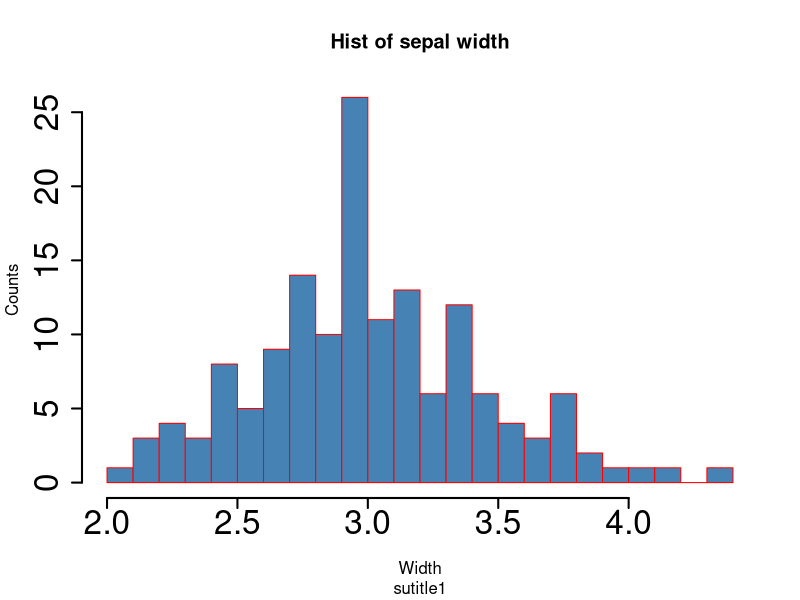
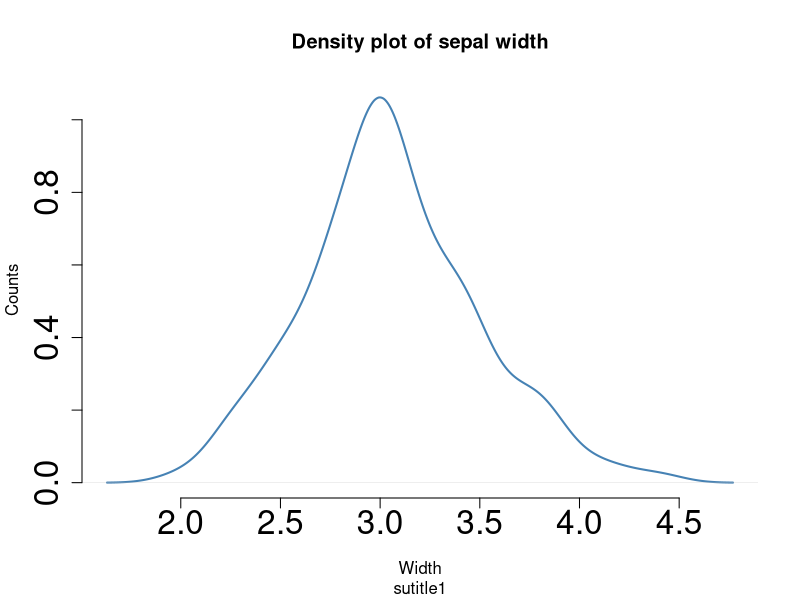
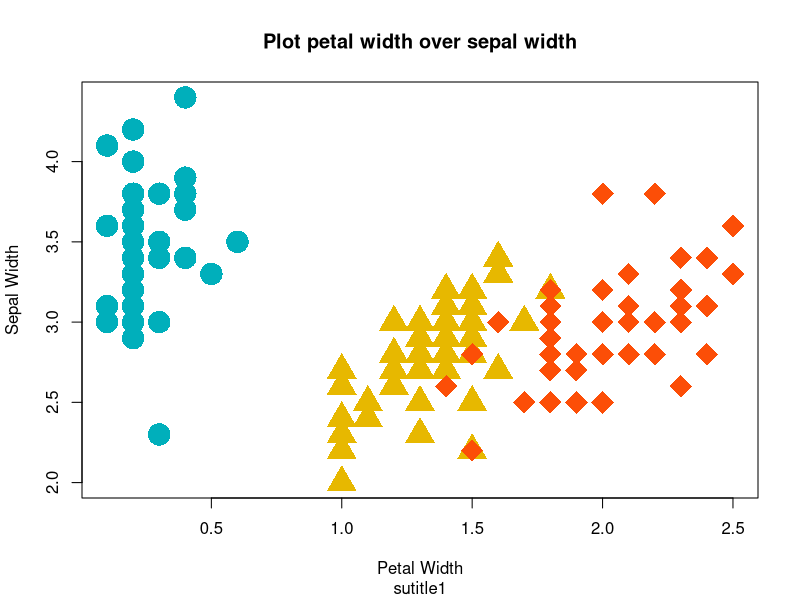
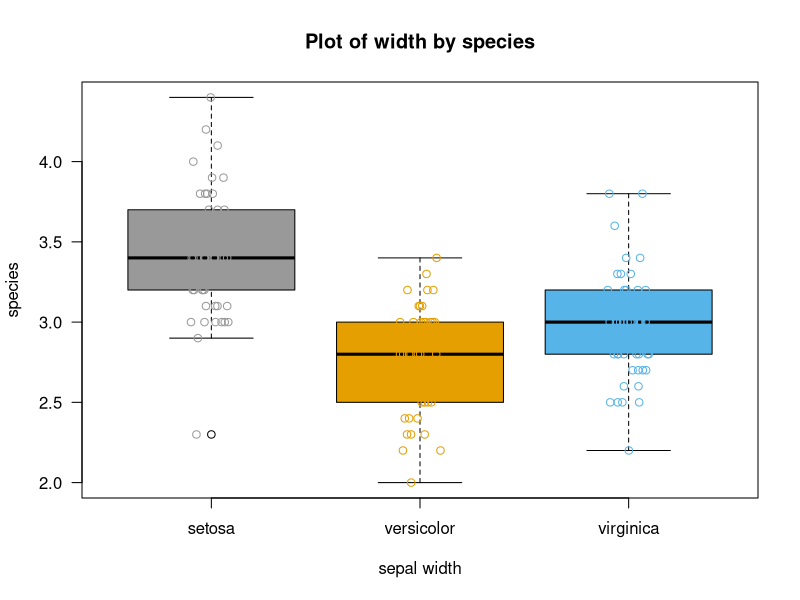
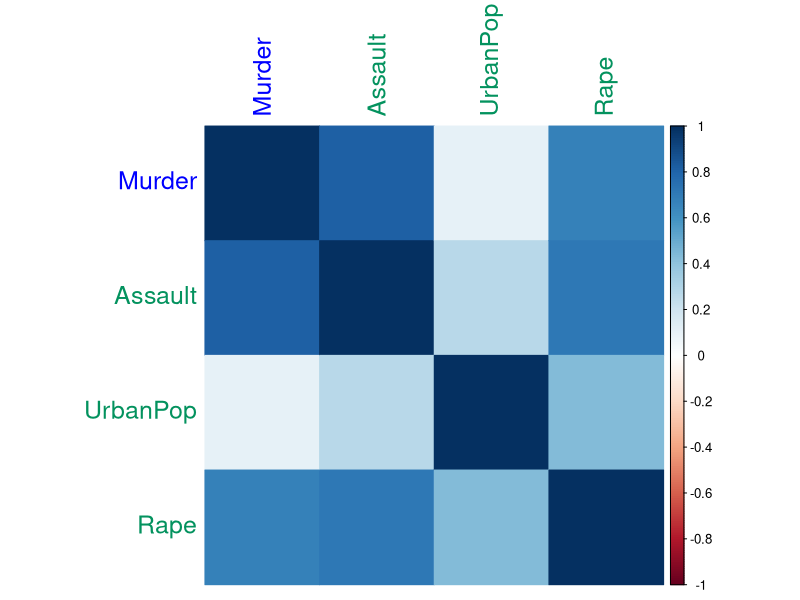
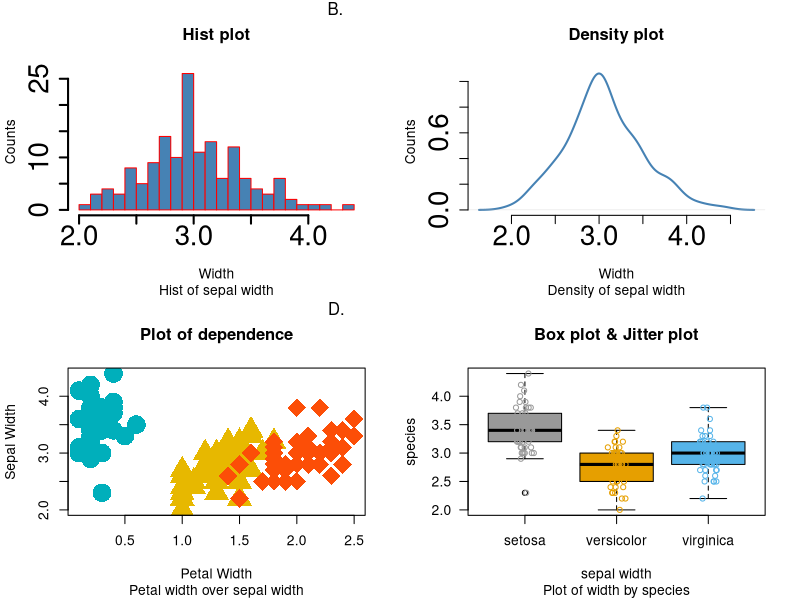
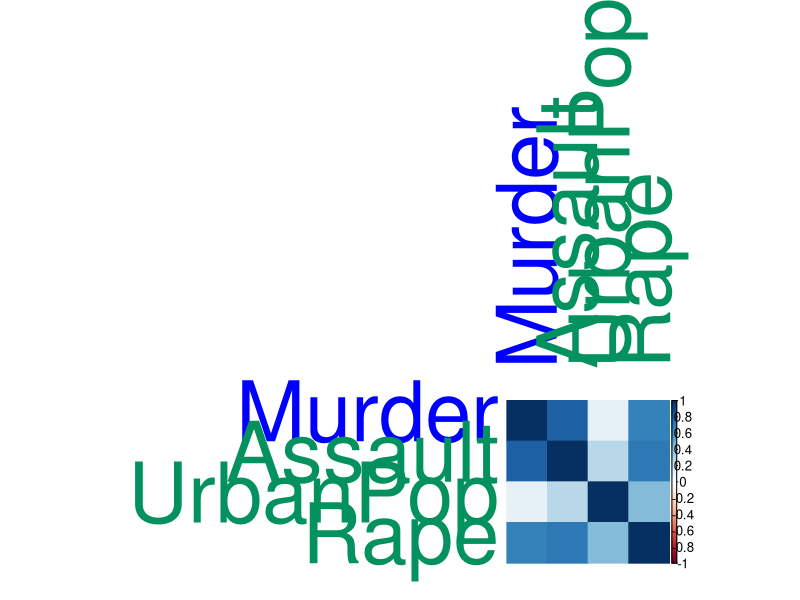

Reproduce these figures in R, in order.
#1
# Для датасета iris визуализировать:
# • распределение Sepal.Width в виде гладкой линии и гистограммы (hist, plot-density-polygon)
# • подписать имена оси x, заголовок, подзаголовок, 
# заполнить цветом гистограмму
# задать другим цветом границы столбцов гистограммы. 
# Увеличить размер шрифтов для осей в 2 раза(подписи и тики).

dens <- density(iris$Sepal.Widt)

hist1 <- hist(iris$Sepal.Width,
     col = "steelblue", border = 'red',
  main = "Hist of sepal width", sub = "sutitle1",
  xlab = "Width",
  ylab = "Counts",
  breaks = 30, lwd = 2,
  cex.axis = 2)

dens1 <- plot(dens,
     frame = FALSE,
     col = "steelblue",  
     xlab = "Width",
     ylab = "Counts",
     main = "Density plot of sepal width",sub = "sutitle1",
     lwd = 2,
     cex.axis = 2)

# 2
# • точечный график, на котором будет отображаться зависимость Petal.Width от Sepal.Width (plot). 
# Задать свой цвет, форму элементов для каждого значения Species. 
# Размер элементов должен быть равен 3. 

my_cols <- c("#00AFBB", "#E7B800", "#FC4E07")
my_pch <- c(16, 17, 18)

corr_plot1 <- plot(iris$Petal.Width, iris$Sepal.Width,  
     main = "Plot petal width over sepal width",  
     sub = "sutitle1",  xlab = "Petal Width", ylab = "Sepal Width",  
     cex = 3, 
     pch = my_pch[iris$Species],
     col = my_cols[iris$Species])


# 4
# • боксплоты+джиттерплоты для каждого значения Species(три боксплота на 1 графике). 
# Надписи по оси абсцисс развернуть под углом 90 градусов.

boxplot(iris$Sepal.Width ~ iris$Species,
        main = "Plot of width by species",
        xlab = "sepal width",
        ylab = "species", 
        col = c("#999999", "#E69F00", "#56B4E9"), yaxt = "n")
stripchart(iris$Sepal.Width ~ iris$Species,
           vertical = TRUE, 
           method = "jitter", add = TRUE, pch = 21, 
           col = c("#999999", "#E69F00", "#56B4E9"), yaxt = "n")
 axis(side = 2,
     las = 2)


# Для датасета USArrests визуализировать:
#   • визуализировать корреляцию Спирмена между столбцами (разные виды коррплотов). 
# Задать синим цветом надпись Murder и зеленым - Assault, UrbanPop, Rape

library(corrplot)

M <- cor(USArrests,method ="spearman")
LabelCol = c("blue", "#03925e", "#03925e", "#03925e")
corrplot(M, method = 'color', tl.col=LabelCol, tl.cex = 1.5)


# Сохранить первые 4 рисунка с шириной 7,5 дюймов и разрешением не менее 300 dpi, формат tiff
# Сохранить первые 4 рисунка как единый рисунок с 4 панелями. 
# Обозначить панели латинскими буквами в верхнем левом углу. 

# 300 dpi == 118.11 ppi, res in ppi

tiff("hw3_plot1", res = 118.11)
#set 4 panels
par(mfrow=c(2,2))

#create hist
hist(iris$Sepal.Width,
     col = "steelblue", border = 'red',
     main = "Hist plot",  sub = "Hist of sepal width", 
     xlab = "Width",
     ylab = "Counts",
     breaks = 30, lwd = 2,
     cex.axis = 2)

mtext("A.",
      side = 3, adj = -0.5, line = 3)

#create dens plot
plot(dens,
     frame = FALSE,
     col = "steelblue",  
     xlab = "Width",
     ylab = "Counts",
     main = "Density plot",sub = "Density of sepal width",
     lwd = 2,
     cex.axis = 2)
mtext("B.",
      side = 3, adj = -0.5, line = 3)

#create corr plot
plot(iris$Petal.Width, iris$Sepal.Width,  
     main = "Plot of dependence", 
     sub = "Petal width over sepal width",  xlab = "Petal Width", ylab = "Sepal Width",  
     cex = 3, 
     pch = my_pch[iris$Species],
     col = my_cols[iris$Species])
mtext("C.",
      side = 3, adj = -0.5, line = 3)

#create boxplot + jitt
boxplot(iris$Sepal.Width ~ iris$Species,
        main = "Box plot & Jitter plot",
        sub = 'Plot of width by species',
        xlab = "sepal width",
        ylab = "species", 
        col = c("#999999", "#E69F00", "#56B4E9"), yaxt = "n")
stripchart(iris$Sepal.Width ~ iris$Species,
           vertical = TRUE, 
           method = "jitter", add = TRUE, pch = 21, 
           col = c("#999999", "#E69F00", "#56B4E9"), yaxt = "n")
axis(side = 2,
     las = 2)
mtext("D.",
      side = 3, adj = -0.5, line = 3)
dev.off()


# Сохранить рисунок с шириной 2600 точек, высотой 2800 и разрешением не менее 300 dpi, формат png
png('hw3_plot2', res = 118.11, width = 2600, height = 2800)
corrplot(M, method = 'color', tl.col=LabelCol, tl.cex = 5)
dev.off()
